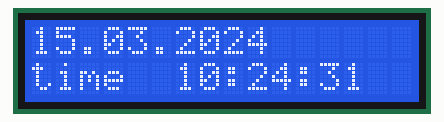
This sketch was run on a simulated ESP32. On the bench: 16×2 character LCD. WiFi joins after 1.5 s; servers stay silent unless stated; the local clock reads 2024-03-15 10:24:30 at power-on unless the sketch sets it; what the sketch prints to the serial monitor is not drawn.

Above: at 1.2 s.
At 5.1 s:
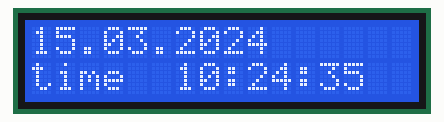
At 9.1 s:
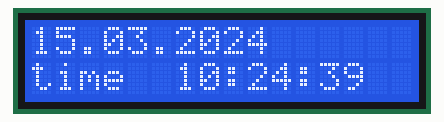
At 16.1 s:
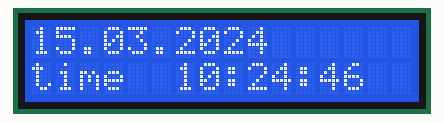
At 23.3 s:
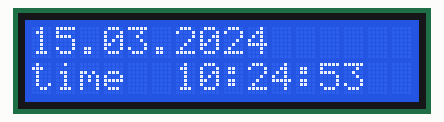
At 38.2 s:
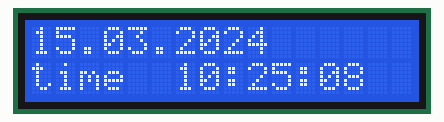

Measured:
- what the display in image 0 shows lasts 1.1 s, from 1.1 s to 2.2 s

The sketch:

itime.ino
```cpp
// iTime v1 — ESP-WROOM-32 + WH1602A 16x2 parallel LCD
// Confirmed hardware configuration: SPI Flash 40 MHz / DIO.
// Build with:
// arduino-cli compile --clean --fqbn "esp32:esp32:esp32:FlashFreq=40,FlashMode=dio" .\firmware\itime
// Never commit secrets.h.

#include <WiFi.h>
#include <LiquidCrystal.h>
#include <time.h>
#include "secrets.h"

// lcd: rs, enable, d4, d5, d6, d7
LiquidCrystal lcd(16, 17, 18, 19, 21, 22);

constexpr long UTC_OFFSET_SECONDS = 4L * 3600L;
constexpr unsigned long DISPLAY_PERIOD_MS = 250;
constexpr unsigned long WIFI_RETRY_MS = 15000;
constexpr unsigned long LOG_PERIOD_MS = 10000;

bool ntpStarted = false;
unsigned long displayStamp = 0;
unsigned long reconnectStamp = 0;
unsigned long logStamp = 0;

void printRow(uint8_t row, const char* text) {
  char padded[17];
  snprintf(padded, sizeof(padded), "%-16.16s", text);
  lcd.setCursor(0, row);
  lcd.print(padded);
}

void setup() {
  Serial.begin(115200);
  delay(500);

  lcd.begin(16, 2);
  printRow(0, "wifi connecting");
  printRow(1, "please wait");

  Serial.println("itime boot ok");
  WiFi.mode(WIFI_STA);
  WiFi.setAutoReconnect(true);
  WiFi.begin(WIFI_SSID, WIFI_PASSWORD);
  Serial.println("wifi begin called");
}

void loop() {
  const unsigned long nowMs = millis();

  if (WiFi.status() == WL_CONNECTED) {
    if (!ntpStarted) {
      configTime(
        UTC_OFFSET_SECONDS,
        0,
        "pool.ntp.org",
        "time.google.com"
      );
      ntpStarted = true;
      Serial.print("ntp requested, ip: ");
      Serial.println(WiFi.localIP());
    }
  } else if (nowMs - reconnectStamp >= WIFI_RETRY_MS) {
    reconnectStamp = nowMs;
    WiFi.reconnect();
    Serial.println("wifi reconnect requested");
  }

  if (nowMs - logStamp >= LOG_PERIOD_MS) {
    logStamp = nowMs;
    Serial.print("uptime_s=");
    Serial.print(nowMs / 1000);
    Serial.print(" wifi_status=");
    Serial.print(WiFi.status());
    if (WiFi.status() == WL_CONNECTED) {
      Serial.print(" rssi=");
      Serial.print(WiFi.RSSI());
    }
    Serial.println();
  }

  if (nowMs - displayStamp >= DISPLAY_PERIOD_MS) {
    displayStamp = nowMs;
    struct tm t;
    if (getLocalTime(&t, 25)) {
      char dateText[17];
      char timeText[17];
      strftime(dateText, sizeof(dateText), "%d.%m.%Y", &t);
      strftime(timeText, sizeof(timeText), "time  %H:%M:%S", &t);
      printRow(0, dateText);
      printRow(1, timeText);
    } else {
      printRow(0, WiFi.status() == WL_CONNECTED
        ? "ntp syncing" : "wifi connecting");
      printRow(1, "please wait");
    }
  }

  delay(20);
}
```

secrets.example.h
```cpp
#pragma once
// Copy this file to secrets.h; never commit secrets.h.
// Wi-Fi network must support 2.4 GHz.
#define WIFI_SSID "your_wifi"
#define WIFI_PASSWORD "your_password"
```
